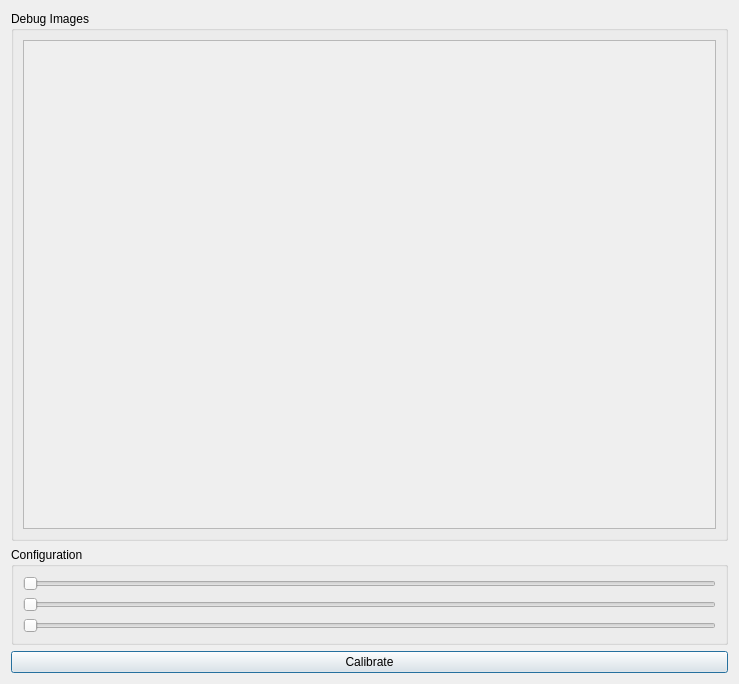
<?xml version="1.0" encoding="UTF-8"?>
<ui version="4.0">
 <class>calibration_dialog_detector</class>
 <widget class="QDialog" name="calibration_dialog_detector">
  <property name="geometry">
   <rect>
    <x>0</x>
    <y>0</y>
    <width>739</width>
    <height>684</height>
   </rect>
  </property>
  <property name="windowTitle">
   <string>Calibration Dialog Detector</string>
  </property>
  <layout class="QVBoxLayout" name="verticalLayout">
   <item>
    <widget class="QGroupBox" name="groupBox">
     <property name="title">
      <string>Debug Images</string>
     </property>
     <layout class="QHBoxLayout" name="horizontalLayout">
      <item>
       <widget class="QScrollArea" name="scrollArea">
        <property name="widgetResizable">
         <bool>true</bool>
        </property>
        <widget class="QWidget" name="scrollAreaWidgetContents">
         <property name="geometry">
          <rect>
           <x>0</x>
           <y>0</y>
           <width>695</width>
           <height>488</height>
          </rect>
         </property>
        </widget>
       </widget>
      </item>
     </layout>
    </widget>
   </item>
   <item>
    <widget class="QGroupBox" name="groupBox_2">
     <property name="title">
      <string>Configuration</string>
     </property>
     <layout class="QVBoxLayout" name="verticalLayout_2">
      <item>
       <widget class="QSlider" name="horizontalSlider_2">
        <property name="cursor">
         <cursorShape>PointingHandCursor</cursorShape>
        </property>
        <property name="orientation">
         <enum>Qt::Horizontal</enum>
        </property>
       </widget>
      </item>
      <item>
       <widget class="QSlider" name="horizontalSlider">
        <property name="cursor">
         <cursorShape>PointingHandCursor</cursorShape>
        </property>
        <property name="orientation">
         <enum>Qt::Horizontal</enum>
        </property>
       </widget>
      </item>
      <item>
       <widget class="QSlider" name="horizontalSlider_3">
        <property name="cursor">
         <cursorShape>PointingHandCursor</cursorShape>
        </property>
        <property name="orientation">
         <enum>Qt::Horizontal</enum>
        </property>
       </widget>
      </item>
     </layout>
    </widget>
   </item>
   <item>
    <widget class="QPushButton" name="pushButton">
     <property name="cursor">
      <cursorShape>PointingHandCursor</cursorShape>
     </property>
     <property name="text">
      <string>Calibrate</string>
     </property>
     <property name="flat">
      <bool>false</bool>
     </property>
    </widget>
   </item>
  </layout>
  <action name="actionCalibrate">
   <property name="text">
    <string>calibrate</string>
   </property>
  </action>
 </widget>
 <resources/>
 <connections>
  <connection>
   <sender>pushButton</sender>
   <signal>clicked()</signal>
   <receiver>actionCalibrate</receiver>
   <slot>trigger()</slot>
   <hints>
    <hint type="sourcelabel">
     <x>360</x>
     <y>651</y>
    </hint>
    <hint type="destinationlabel">
     <x>-1</x>
     <y>-1</y>
    </hint>
   </hints>
  </connection>
 </connections>
</ui>
